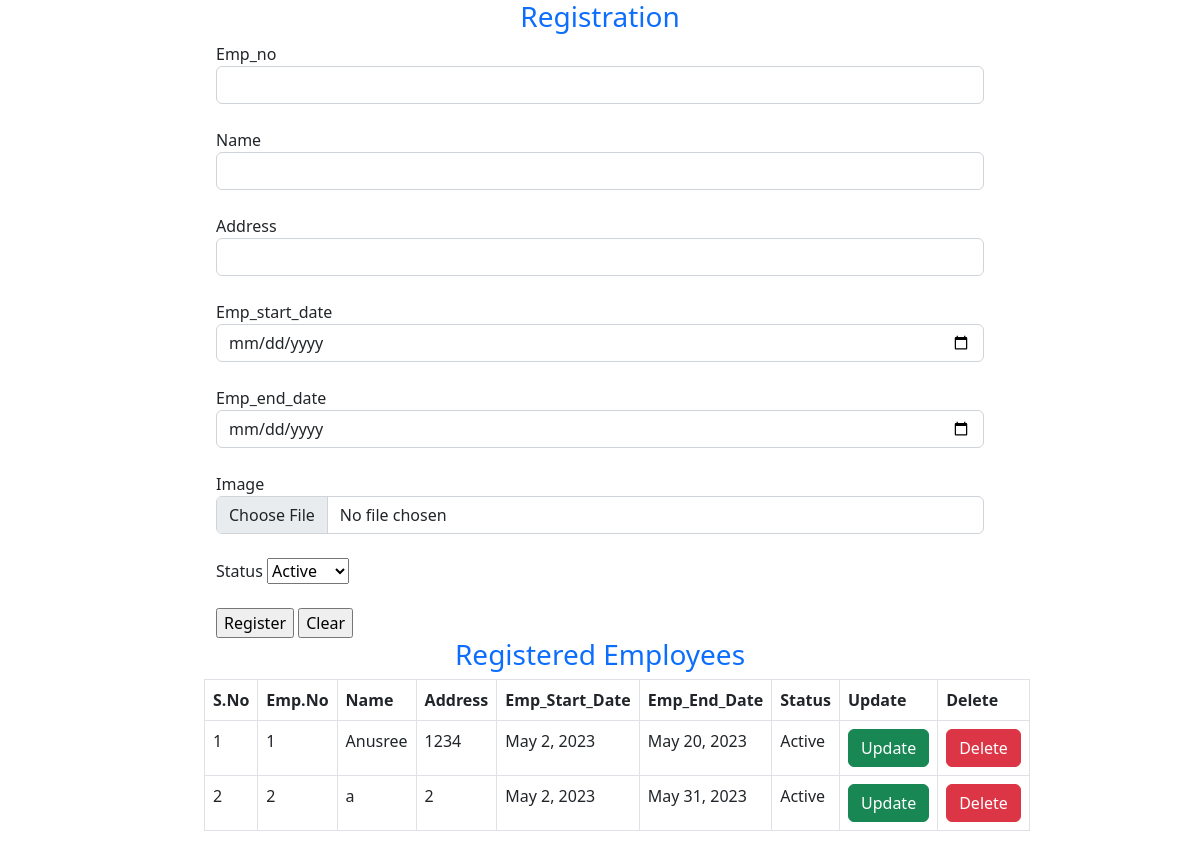
/emp/home (signed in), run on an earlier commit of the app's database.
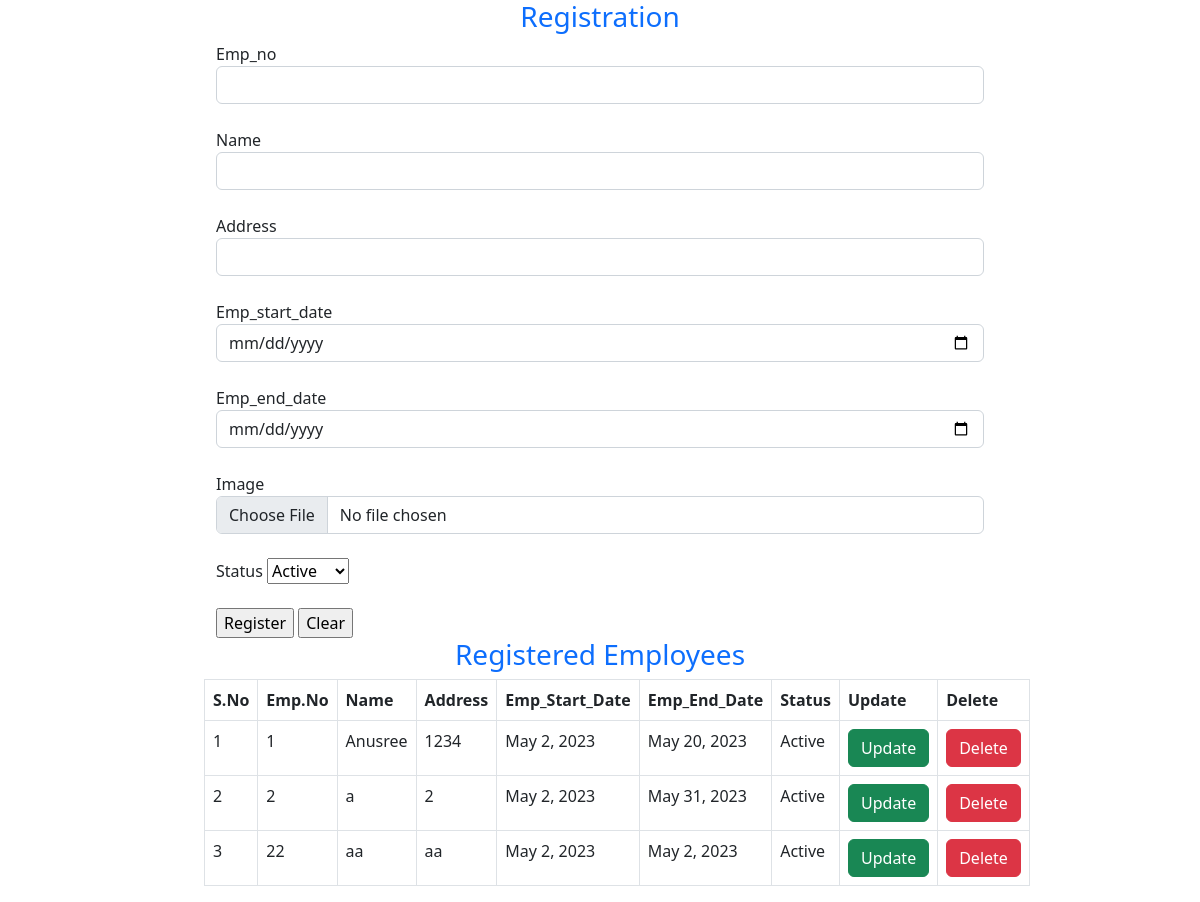
And on a later commit of the database.
### Employee/models.py (models this page shows)
class Datas(models.Model):
    Emp_no = models.IntegerField(default="")
    Name = models.CharField(max_length=20,default="")
    Address = models.CharField(max_length=50,default="")
    Emp_start_date = models.DateField(max_length=20,default="", blank=True)
    Emp_end_date = models.DateField(max_length=20,default="")
    Image = models.ImageField(upload_to=filepath,null=True, blank=True)
    Status= models.CharField(max_length=20,default="")

### Employee/views.py (the view)
# urls.py: 2. Add a URL to urlpatterns:  path('', views.home, name='home')
@login_required
def home(request): #127.0.0.1:8000/addData
    mydata = Datas.objects.all()
    if(mydata != ''):
        return render(request,'home.html',{'datas':mydata})
    else:
        return render(request,'home.html')

### Employee/templates/home.html (shortened to what this page needs)
{% load static %}
<!DOCTYPE html>
<html lang="en">
<head>
</head>
<body>
    <link rel="stylesheet" href="{% static 'bootstrap\css\bootstrap-grid.min.css' %}">
  <link rel="stylesheet" href="https://cdn.jsdelivr.net/npm/bootstrap@5.2.3/dist/css/bootstrap.min.css">
<div class="row">
    <div class="col-md-2"></div>
    <div class="col-md-8">
        <div class="container-fluid">
                <form action="addData" method="post" autocomplete="off" enctype="multipart/form-data">
                <h3 class="page-header text-primary text-center"> Registration </h3>
                <div class="form-group">
                    <label>Emp_no</label>
                    <input type="number" class="form-control" name="emp_no" required>
                </div><br>
                <div class="form-group">
                    <label>Name</label>
                    <input type="text" class="form-control" name="name" required>
                </div><br>
                <div class="form-group">
                    <label>Address</label>
                    <input type="text" class="form-control" name="address" required>
                </div><br>
                <div class="form-group">
                    <label>Emp_start_date</label>
                    <input type="date" class="form-control" name="emp_start_date" required>
                </div><br>
                <div class="form-group">
                    <label>Emp_end_date</label>
                    <input type="date" class="form-control" name="emp_end_date" required>
                </div><br>
                <div class="form-group">
                    <label>Image</label>
                    <input type="file" class="form-control" required name="image">
                </div><br>
                <div class="form-group">
                    <label>Status</label>
                    <select name="status" id="status">
                        <option value="Active">Active</option>
                    </select>
                </div><br>
                <div class="form-group pull-right">
                    <input type="submit" value="Register" class="btn.btn-primary">
                    <input type="reset" value="Clear" class="btn.btn-danger">
                </div>
                </div>
                {% if datas %}
                <h3 class="page-header text-primary text-center">Registered Employees</h3>
                <table class="table table-bordered">
                    <thead>
                        <tr>
                            <th>S.No</th>
                            <th>Emp.No</th>
                            <th>Name</th>
                            <th>Address</th>
                            <th>Emp_Start_Date</th>
                            <th>Emp_End_Date</th>
                            <th>Status</th>
                            <th>Update</th>
                            <th>Delete</th>
                        </tr>
                    </thead>
                       {% for data in datas %}
                       <tbody>
                            <tr>
                                <td>{{forloop.counter}}</td>
                                <td>{{data.Emp_no}}</td>
                                <td>{{data.Name}}</td>
                                <td>{{data.Address}}</td>
                                <td>{{data.Emp_start_date}}</td>
                                <td>{{data.Emp_end_date}}</td>
                                <td>{{data.Status}}</td>
                                <td><a class="btn btn-success" href="updateData/{{data.id}}">Update</a></td>
                                <td><a class="btn btn-danger" href="deleteData/{{data.id}}">Delete</a></td>
                            </tr>
                        </tbody>
                       {% endfor %}
                </table>
                {% endif %}
    </div>
    <div class="col-md-2"></div>
</div>
</body>
</html>

What changed in the data, as far as the page shows it:
added Datas: Emp_no "22", Name "aa", Address "aa", Emp_start_date "May 2, 2023", Emp_end_date "May 2, 2023", Status "Active"
